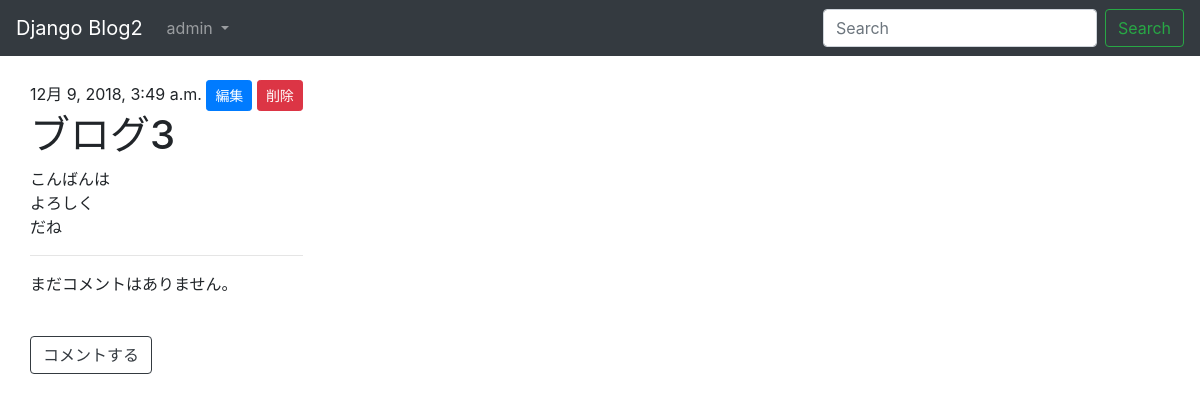
Before: /post/3/ (signed in) with the older database file.
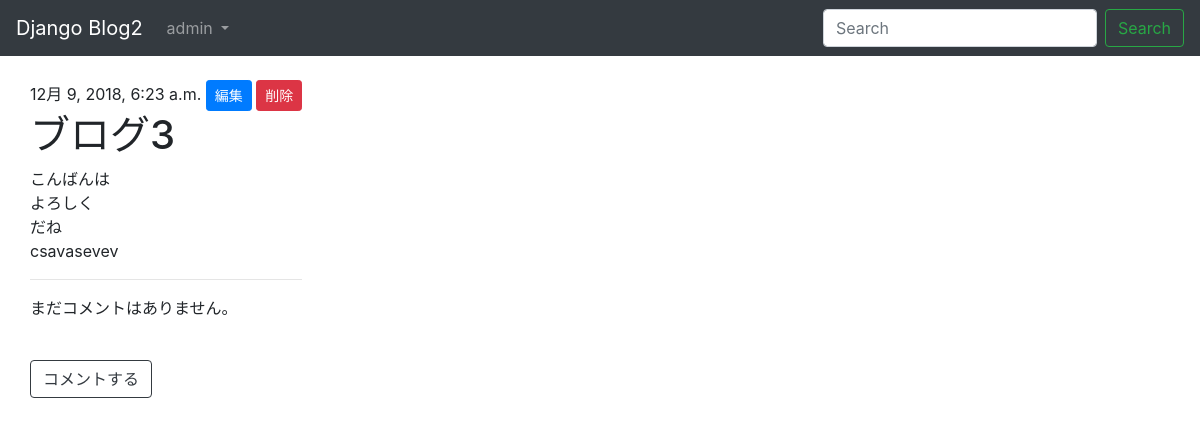
After: the same page with the newer database file.
### blog/models.py (models this page shows, shortened)
class Post(models.Model):
    author = models.ForeignKey("auth.User", on_delete=models.CASCADE)
    title = models.CharField(max_length=200)
    text = models.TextField()
    created_date = models.DateTimeField(default=timezone.now)
    published_date = models.DateTimeField(blank=True, null=True)

### blog/views.py (the view)
# urls.py: path("post/<int:pk>/", views.post_detail, name="post_detail"),
def post_detail(request, pk):
    post = get_object_or_404(Post, pk=pk)
    return render(request, "blog/post_detail.html", {"post": post})

### blog/templates/blog/post_detail.html
{% extends "blog/base.html" %}
{% block content %}
 {% if post.published_date %}
  {{ post.published_date }}
 {% else %}
  <a class="btn btn-success btn-sm" href="{% url 'post_publish' pk=post.pk %}">公開</a>
 {% endif %}
 {% if user.is_authenticated %}
 <a type="button" class="btn btn-primary btn-sm" href="{% url 'post_edit' pk=post.pk %}">編集</a>
 <a type="button" class="btn btn-danger btn-sm" href="{% url 'post_remove' pk=post.pk %}">削除</a>
 {% endif %}
 <h1>{{ post.title }}</h1>
<p>{{ post.text|linebreaksbr|urlize }}</p>
<hr>
{% for comment in post.comments.all %}
<br>
<div class="card">
 <p>{{ comment.created_date }}</p>
 <p>{{ comment.author }}: {{ comment.text|linebreaksbr|urlize }}</p>
</div>
<br>
{% empty %}
 <p>まだコメントはありません。</p>
{% endfor %}
<br>
<a href="{% url 'add_comment_to_post' pk=post.pk %}" type="button" class="btn btn-outline-dark">コメントする</a>
{% endblock content %}

Changed rows visible on the page:
changed Post "ブログ3": published_date "12月 9, 2018, 3:49 a.m." → "12月 9, 2018, 6:23 a.m."; text "こんばんは よろしく だね" → "こんばんは よろしく だね csavasevev"
